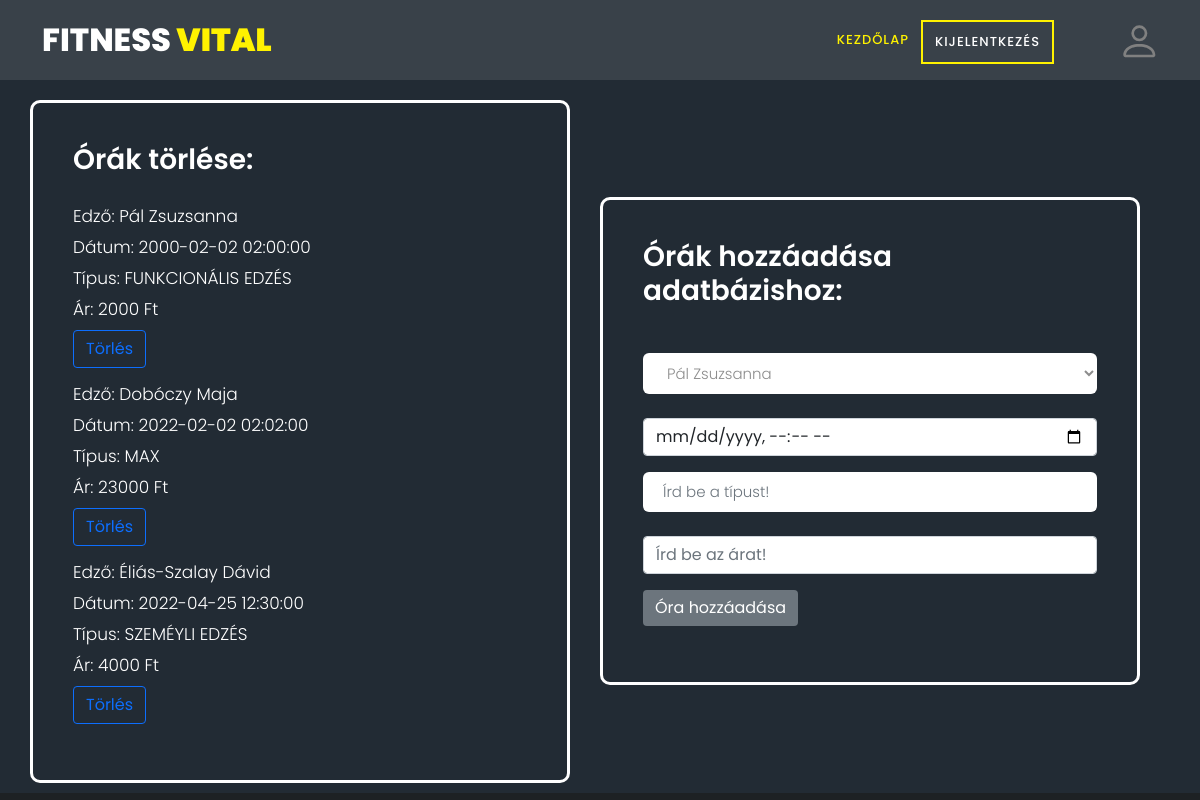
The app's page /admin.php with its own data.
### tables this page shows
CREATE TABLE `orak` (
  `oraID` bigint(20) NOT NULL,
  `userID` bigint(20) DEFAULT NULL,
  `edzoID` bigint(20) NOT NULL,
  `datum` datetime NOT NULL,
  `tipus` text NOT NULL,
  `ar` int(11) NOT NULL
);

CREATE TABLE `edzok` (
  `userID` bigint(20) NOT NULL,
  `nev` text NOT NULL
);

### admin.php (the view, shortened to what this page needs)
<?php
require_once "config.php";
$stmt_edzok = $db->query("SELECT * FROM edzok");
$stmt_edzok->execute();
?>
<head>
    <link href="https://cdn.jsdelivr.net/npm/bootstrap@5.0.2/dist/css/bootstrap.min.css" rel="stylesheet">
    <link rel="stylesheet" type="text/css" href="assets/css/fonts.css">
    <link rel="stylesheet" href="assets/css/templatemo-training-studio.css">
    <link rel="stylesheet" href="assets/css/formStyle.css">
</head>
<body style="background-color: #1d2124">
<header class="header-area header-sticky">
    <div class="container-xl">
        <div class="row">
            <div class="col-12">
                <nav class="main-nav">
                    <a href="index.php" class="logo">FITNESS<em> VITAL</em></a>
                    <ul class="nav">
                        <li class="scroll-to-section"><a href="index.php" class="active">KEZDŐLAP</a></li>
                        <li style="border: 2px solid #FFF200" class="scroll-to-section" ><a href="logout.php">KIJELENTKEZÉS</a></li>
                        <li></li>
                        <a href="/profile.php" style="margin-left: 40px" class="scroll-to-section" >
                        </a>
                    </ul>
                </nav>
            </div>
        </div>
    </div>
</header>
<div class="video-overlay" >
    <div class="form-body" >
        <div class="row justify-content-center" >
            <div class="form-holder" >
                <div class="form-content" style="padding-top: 100px">
                    <div class="form-items" >
                        <h3>Órák törlése:</h3>
                        <br>
                                <?php
                                $stmt = $db->prepare("SELECT * FROM orak INNER JOIN edzok ON orak.edzoID = edzok.userID");
                                $stmt->execute();
                                $fetched = $stmt->fetchAll();
                                foreach ($fetched as $item) :?>
                                    <p style="height: 1px">Edző: <?=$item['nev']?><p>
                                    <p style="height: 1px">Dátum: <?=$item['datum']?><p>
                                    <p style="height: 1px">Típus: <?=$item['tipus']?><p>
                                    <p style="height: 1px">Ár: <?=$item['ar']?> Ft<p>
                                    <form method="post" action="/admin.php" >
                                        <input style="horiz-align: left" class="btn btn-outline-primary" type="submit" name="submit" value="Törlés">
                                    </form>
                                <?php endforeach;?>
                    </div>
                    <div class="form-items" style="margin: 30px">
                        <h3>Órák hozzáadása adatbázishoz:</h3>
                        <br>
                        <form method="post" action="admin.php">
                            <div class="col-md-12">
                                <select name="edzo" id="edzo">
                                    <?php foreach ($stmt_edzok as $edzo): ?>
                                        <option value="<?=$edzo['userID']?>"><?=$edzo['nev']?></option>
                                    <?php endforeach;?>
                                </select>
                            </div>
                            <br>
                            <div class="col-md-12">
                                <input class="form-control" type="datetime-local" name="datum" id="datum">
                            </div>
                            <div class="col-md-12">
                                <input class="form-control" type="text" name="tipus" id="tipus" placeholder="Írd be a típust! " >
                            </div>
                            <br>
                            <div class="col-md-12">
                                <input class="form-control" type="number" id="ar" name="ar" min="1" placeholder="Írd be az árat!" >
                            </div>
                            <div class="form-button mt-3">
                                <input id="hozza" name="hozza" type="submit" class="btn btn-primary" value="Óra hozzáadása">
                            </div>
                        </form>
                    </div>
                </div>
            </div>
        </div>
    </div>
</div>
</body>

### assets/css/templatemo-training-studio.css (style rules this page uses)
html, body, div, span, applet, object, iframe, h1, h2, h3, h4, h5, h6, p, blockquote, div pre, a, abbr, acronym, address, big, cite, code, del, dfn, em, font, img, ins, kbd, q, s, samp, small, strike, strong, sub, sup, tt, var, b, u, i, center, dl, dt, dd, ol, ul, li, figure, header, nav, section, article, aside, footer, figcaption { margin: 0; padding: 0; border: 0; outline: 0; }
ul, li { padding: 0; margin: 0; list-style: none; }
header, nav, section, article, aside, footer, hgroup { display: block; }
* { box-sizing: border-box; }
html, body { font-family: 'Poppins', sans-serif; font-weight: 400; background-color: #fff; font-size: 16px; -ms-text-size-adjust: 100%; -webkit-font-smoothing: antialiased; -moz-osx-font-smoothing: grayscale; }
a { text-decoration: none !important; }
h1, h2, h3, h4, h5, h6 { margin-top: 0px; margin-bottom: 0px; }
ul { margin-bottom: 0px; }
p { font-size: 14px; line-height: 25px; color: #7a7a7a; }
html, body { background: #fff; font-family: 'Poppins', sans-serif; }
.header-area { position: absolute; top: 0px; left: 0px; right: 0px; z-index: 100; height: 80px; background: rgba(250,250,250,0.1); -webkit-transition: all .5s ease 0s; -moz-transition: all .5s ease 0s; -o-transition: all .5s ease 0s; transition: all .5s ease 0s; }
.header-area .main-nav { min-height: 80px; background: transparent; }
.header-area .main-nav .logo { line-height: 80px; color: #fff; font-size: 32px; font-weight: 800; text-transform: uppercase; float: left; -webkit-transition: all 0.3s ease 0s; -moz-transition: all 0.3s ease 0s; -o-transition: all 0.3s ease 0s; transition: all 0.3s ease 0s; }
.header-area .main-nav .logo em { font-style: normal; color: #FFF200; font-weight: 900; }
.header-area .main-nav .nav { float: right; margin-top: 27px; margin-right: 0px; background-color: transparent; -webkit-transition: all 0.3s ease 0s; -moz-transition: all 0.3s ease 0s; -o-transition: all 0.3s ease 0s; transition: all 0.3s ease 0s; position: relative; z-index: 999; }
.header-area .main-nav .nav li { padding-left: 20px; padding-right: 20px; }
.header-area .main-nav .nav li a { display: block; font-weight: 500; font-size: 13px; color: #7a7a7a; text-transform: uppercase; -webkit-transition: all 0.3s ease 0s; -moz-transition: all 0.3s ease 0s; -o-transition: all 0.3s ease 0s; transition: all 0.3s ease 0s; height: 40px; line-height: 40px; border: transparent; letter-spacing: 1px; }
.header-area .main-nav .nav li a { color: #fff; }
.header-area .main-nav .nav li:hover a, .header-area .main-nav .nav li a.active { color: #FFF200!important; opacity: 1; }
.header-area.header-sticky { min-height: 80px; }
.header-area.header-sticky .nav { margin-top: 20px !important; }
@media (max-width: 1200px) { .header-area .main-nav .nav li { padding-left: 12px; padding-right: 12px; } }
@media (max-width: 1200px) { .header-area .main-nav:before { display: none; } }
@media (min-width: 767px) { .header-area .main-nav .nav { display: flex !important; } }
.video-overlay { position: absolute; background-color: rgba(35,45,57,0.8); top: 0; left: 0; bottom: 7px; width: 100%; }

### records on screen
orak: edzoID.nev "Pál Zsuzsanna", datum "2000-02-02 02:00:00", tipus "FUNKCIONÁLIS EDZÉS", ar "2000"
orak: edzoID.nev "Dobóczy Maja", datum "2022-02-02 02:02:00", tipus "MAX", ar "23000"
orak: edzoID.nev "Éliás-Szalay Dávid", datum "2022-04-25 12:30:00", tipus "SZEMÉYLI EDZÉS", ar "4000"

### other values on screen
form field edzo "Pál Zsuzsanna"
